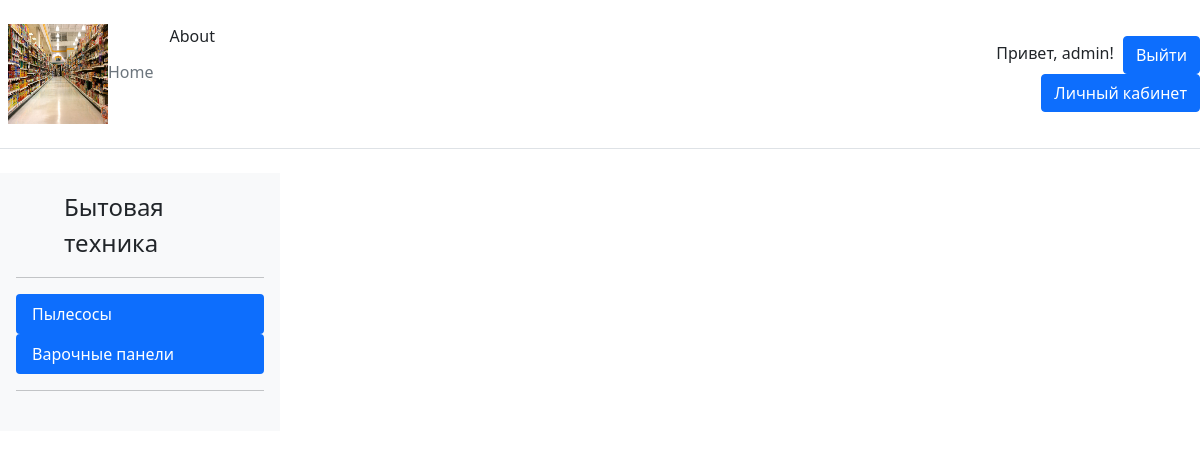
Page /catalog/2/ (signed in) on the committed database.
### catalog/models.py (models this page shows)
class SubCategories(models.Model):
    sub_category = models.CharField(max_length=100)
    category_key = models.ForeignKey(Categories, on_delete=models.CASCADE)
    def __str__(self):
        return self.sub_category

class Categories(models.Model):
    category = models.CharField(max_length=100)
    def __str__(self):
        return self.category

### catalog/views.py (the view)
# urls.py: path('/<int:pk>/', subcat_detail , name='cat'),
def subcat_detail(request,pk):
    all_sub_cat = SubCategories.objects.filter(category_key_id=pk)
    print(all_sub_cat)
    context = {
        'all_sub_cat':all_sub_cat
    }
    return render(request, 'cat_detail.html', context)

### main/context_processor.py (called while the page is built)
def current_city(request):
    all_cities = City.objects.all()
    request.session['the_city'] = request.GET
    context = {
        'the_city': request.session['the_city'],
        'all_cities': all_cities
    }
    return context

def catalog(request):
    subcat = SubCategories.objects.all()
    cat = Categories.objects.all()
    context = {'subcat': subcat,
               'cat': cat
               }
    return context

### catalog/templates/cat_detail.html
{% extends "main_page.html" %}
{% block sidebar %}
<div class="d-flex flex-column flex-shrink-0 p-3 bg-light" style="width: 280px;">
    <a href="/" class="d-flex align-items-center mb-3 mb-md-0 me-md-auto link-dark text-decoration-none">
        <svg class="bi me-2" width="40" height="32">
            <use xlink:href="#bootstrap"></use>
        </svg>
        <span class="fs-4">{{all_sub_cat.1.category_key}}</span>
    </a>
    <hr>
    <ul class="nav nav-pills flex-column mb-auto">
        {% for i in all_sub_cat %}
        <li class="nav-item">
            <a href="" class="nav-link active" aria-current="page">
                {{i.sub_category}}
            </a>
        </li>
        {% endfor %}
    </ul>
    <hr>
{% endblock %}

### main/templates/main_page.html (shortened to what this page needs)
<!DOCTYPE html>
{% load static %}
<html lang="en">
<head>
    <link href="https://cdn.jsdelivr.net/npm/bootstrap@5.1.3/dist/css/bootstrap.min.css" rel="stylesheet"
>
</head>
<body>
<header class="d-flex flex-wrap align-items-center justify-content-center justify-content-md-between py-3 mb-4 border-bottom">
    <ul class="nav col-12 col-md-auto mb-2 justify-content-center mb-md-0">
        <li><a href="{% url 'main:hello' %}" class="nav-link px-2 link-secondary">
            <img src="media/img/main.jpg" width="100px" height="100px">Home</a></li>
        <li><a href="#" class="nav-link px-2 link-dark">About</a></li>
    </ul>
    <div class="col-md-3 text-end">
        {% if user.is_authenticated %}
        <span style="margin:5px">Привет, {{user.username}}!</span>
        <a href="{% url 'main:logout' %}">
            <button type="button" class="btn btn-primary">Выйти</button>
        </a>
        <br>
        <a href="{% url 'main:profile' user.pk %}"><button type="button" class="btn btn-primary">Личный кабинет</button></a>
        {% endif %}
    </div>
</header>
{% block sidebar %}{% endblock %}
</body>
</html>

### rows in the picture
SubCategories: category_key.category "Бытовая техника", sub_category "Варочные панели"
SubCategories: sub_category "Пылесосы"

### other values in the picture
{{ user.username }} "admin"
